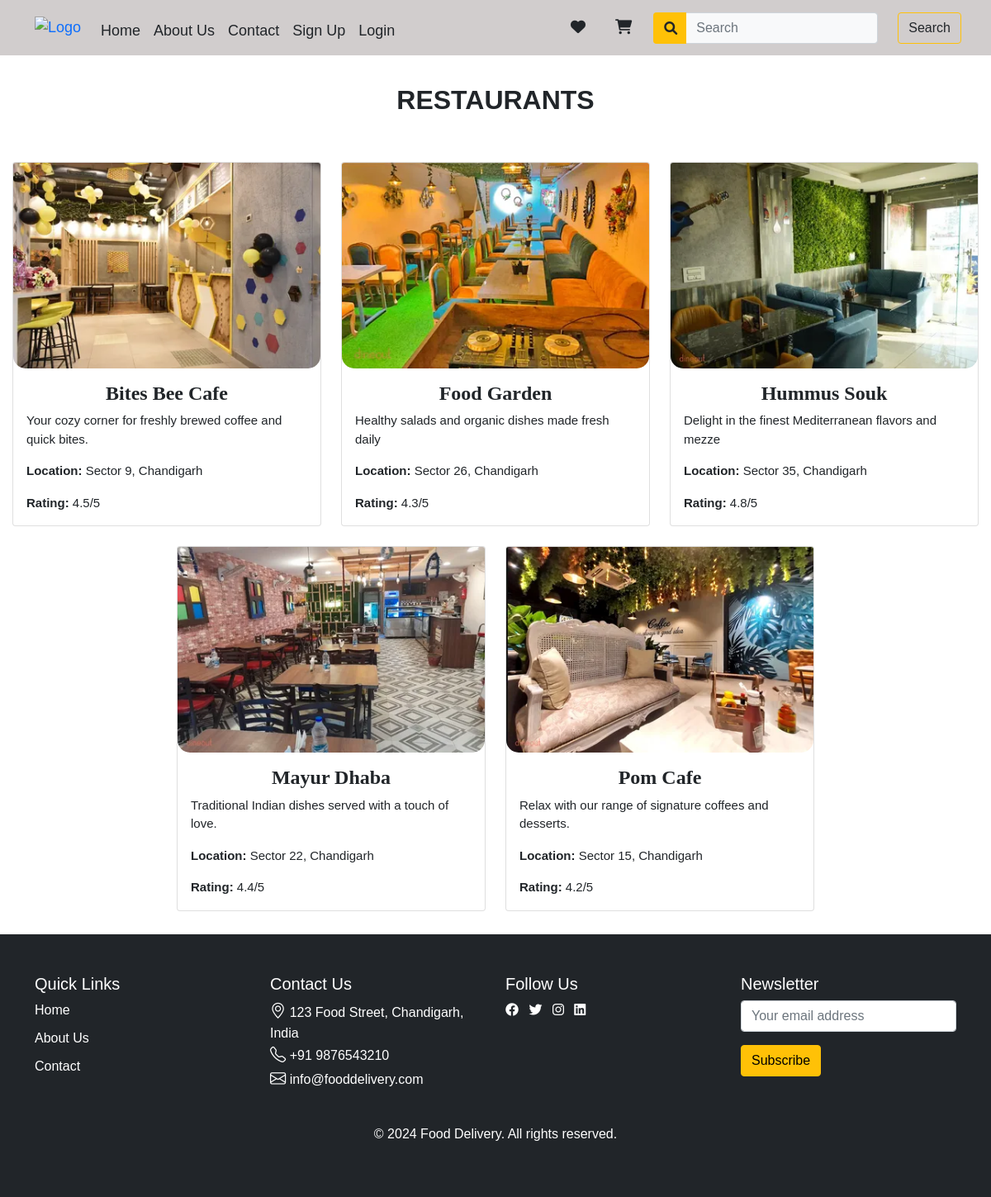
The page /restaurants/ on the database its author committed.
### base/models.py (models this page shows, shortened)
class Restaurant(models.Model):
    name = models.CharField(max_length=100)
    description = models.TextField()
    image = models.ImageField(upload_to='restaurant_images')
    location = models.CharField(max_length=100)
    rating = models.FloatField()

### base/views.py (the view)
# urls.py: path('restaurants/',restaurants,name='restaurants'),
def restaurants(request):
    restaurants = Restaurant.objects.all()
    return render(request,"Restaurants.html",{'restaurants':restaurants})

### base/templates/Restaurants.html (shortened to what this page needs)
{% extends "base.html" %}
{% load static %}
{% block content %}
    <div id="fast-food-items1" class="py-1">
        <div class="res-container">
            <h2 class="text-center mb-2 py-5"><b>RESTAURANTS</b></h2>
            <div class="row">
                {% for restaurant in restaurants %}
                <div class="col-sm-12 col-md-6 col-lg-4 mb-4">
                    <div class="card">
                        <a href="{% url "menu" %}"><img src="{{restaurant.image.url }}" class="card-img-top" alt="{{restaurant.name}}">
                        </a>
                        <div class="card-body">
                            <h5 class="card-title text-center">{{restaurant.name}}</h5>
                            <p class="card-text">{{ restaurant.description }}</p>
                            <p class="card-text"><strong>Location:</strong> {{ restaurant.location }}</p>
                            <p class="card-text"><strong>Rating:</strong> {{ restaurant.rating }}/5</p>
                        </div>
                    </div>
                </div>
                {% endfor %}
            </div>
        </div>
    </div>
{% endblock content %}

### base/templates/base.html (shortened to what this page needs)
{% load static %}
<!DOCTYPE html>
<html lang="en">
<head>
    <link rel="stylesheet" href="{% static 'Assets/css/style.css' %}"/>
    <link href="https://cdn.jsdelivr.net/npm/bootstrap@5.0.2/dist/css/bootstrap.min.css" rel="stylesheet">
    <link rel="stylesheet" href="https://cdn.jsdelivr.net/npm/bootstrap-icons/font/bootstrap-icons.css">
    <link rel="stylesheet" href="https://cdnjs.cloudflare.com/ajax/libs/font-awesome/6.0.0-beta3/css/all.min.css">
</head>
<body>
<header>
    <nav class="navbar navbar-expand-lg  fixed-top">
        <div class="container-fluid">
            <a class="navbar-brand" href="#">
                <img src="{% static 'Assets/media/logo.png' %}" alt="Logo" class="logo" width="120">
            </a>
            <div class="collapse navbar-collapse" id="navbarSupportedContent">
                <ul class="navbar-nav  mb-lg-0 mt-2">
                    <li class="nav-item">
                        <a class="nav-link active text-dark" aria-current="page" href="{% url "home" %}">Home</a>
                    </li>
                    <li class="nav-item">
                        <a class="nav-link text-dark" href="{% url 'home' %}#About">About Us</a>
                       </li>
                       <li class="nav-item">
                        <a class="nav-link text-dark" href="{% url 'home' %}#Contact">Contact</a>
                           </li>
<li class="nav-item dropdown">
    {% if request.session.user_id %}
        <a class="nav-link dropdown-toggle text-dark" href="#" id="userDropdown" role="button" data-bs-toggle="dropdown" aria-expanded="false">
            {{ request.session.username }}
        </a>
        <ul class="dropdown-menu" aria-labelledby="userDropdown">
            <li><a class="dropdown-item" href="{% url 'myaccount' %}">My Account</a></li>
            <li><a class="dropdown-item" href="{% url 'logout' %}">Logout</a></li>
        </ul>
    {% else %}
        <a class="nav-link text-dark" href="{% url 'signup' %}">Sign Up</a>
        <li class="nav-item">
            <a class="nav-link text-dark" href="{% url 'login' %}">Login</a>
        </li>
    {% endif %}
</li>
</ul>
                <div class="icons d-flex align-items-center ms-auto mt-3 mt-lg-0">
                    <a href="{% url "like" %}" class="favLink nav-link text-dark position-relative me-3">
                        <i class="fa-solid fa-heart"></i>
                    </a>
                    <a href="{% url "cart" %}" class="cartLink nav-link text-dark position-relative me-3">
                        <i class="fa-solid fa-cart-shopping"></i>
                    </a>
                </div>
<form class="d-flex mt-3 mt-lg-0" method="get" action="{% url 'search' %}">
    <div class="input-group">
        <span class="input-group-text bg-warning text-black border-end-0">
            <i class="fas fa-search"></i>
        </span>
        <input class="form-control bg-light text-black border-start-0 custom-border" type="search" name="q" placeholder="Search" aria-label="Search" required>
    </div>
    <button class="btn btn-outline-warning text-dark mx-4" type="submit">Search</button>
</form>
            </div>
        </div>
    </nav>
</header>
{% block content %}
{% endblock content %}
<footer class="bg-dark text-white py-5">
    <div class="container">
        <div class="row">
            <div class="col-md-3">
                <h5>Quick Links</h5>
                <ul class="list-unstyled">
                    <li><a href="Index.html" class="footer-link">Home</a></li>
                    <li><a href="{% url 'home' %}#About" class="footer-link">About Us</a></li>
                    <li><a href="{% url 'home' %}#Contact" class="footer-link">Contact</a></li>
                </ul>
            </div>
            <div class="col-md-3">
                <h5>Contact Us</h5>
                <ul class="list-unstyled">
                    <li><i class="bi bi-geo-alt"></i> 123 Food Street, Chandigarh, India</li>
                    <li><i class="bi bi-telephone"></i> +91 9876543210</li>
                    <li><i class="bi bi-envelope"></i> info@fooddelivery.com</li>
                </ul>
            </div>
            <div class="col-md-3">
                <h5>Follow Us</h5>
                <ul class="list-inline">
                    <li class="list-inline-item">
                        <a href="#" class="text-white"><i class="fab fa-facebook"></i></a>
                    </li>
                    <li class="list-inline-item">
                        <a href="#" class="text-white"><i class="fab fa-twitter"></i></a>
                    </li>
                    <li class="list-inline-item">
                        <a href="#" class="text-white"><i class="fab fa-instagram"></i></a>
                    </li>
                    <li class="list-inline-item">
                        <a href="#" class="text-white"><i class="fab fa-linkedin"></i></a>
                    </li>
                </ul>
            </div>
            <div class="col-md-3">
                <h5>Newsletter</h5>
                <form>
                    <div class="mb-3">
                        <input type="email" class="form-control" placeholder="Your email address">
                    </div>
                    <button type="submit" class="btn btn-warning">Subscribe</button>
                </form>
            </div>
        </div>
        <div class="text-center mt-4">
            <p>&copy; 2024 Food Delivery. All rights reserved.</p>
        </div>
    </div>
</footer>
</body>
</html>

### css/style.css (style rules this page uses)
* { margin: 0; padding: 0; box-sizing: border-box; font-family: "Poppins", sans-serif; text-decoration: none; transition: all 0.2s linear; }
html,body { height: 100%; margin: 0; display: flex; overflow-x: hidden; flex-direction: column; }
footer { background-color: #343a40; color: white; padding: 30px 0; width: 100%; bottom: 0; margin-top: auto; }
.footer-link { color: #ffffff; text-decoration: none; transition: color 0.3s; }
.footer-link { margin-bottom: 10px; display: block; }
.logo { height: 50px; padding-left: 30px; }
.icons a { margin-right: 15px; padding: 10px; }
header .navbar { background-color: rgb(209, 205, 205); }
header .navbar a { font-size: 18px; }
form .input-group .input-group-text { background-color: #000000; border-color: transparent; }
.custom-border { color: rgb(0, 0, 0); }
.card-img-top { border-radius: 15px; }
.container { padding-left: 15px; padding-right: 15px; }
.res-container { width: 100%; max-width: 1200px; margin: 0 auto; padding: 0 15px; margin-top: 50px; }
.res-container .row { justify-content: center; }
.res-container .card { width: 100%; max-width: 100%; margin: 60 auto; }
.res-container .card .card-title { font-weight: bold; font-size: 24px; font-family: Cambria, Cochin, Georgia, Times, 'Times New Roman', serif; }
.res-container .card .card-text { font-size: 15px; font-family: 'Gill Sans', 'Gill Sans MT', Calibri, 'Trebuchet MS', sans-serif; }
.bi { font-size: 1.2rem; }

### rows shown on the page
Restaurant: image (picture), name "Bites Bee Cafe", description "Your cozy corner for freshly brewed coffee and quick bites.", location "Sector 9, Chandigarh", rating "4.5"
Restaurant: image (picture), name "Food Garden", description "Healthy salads and organic dishes made fresh daily", location "Sector 26, Chandigarh", rating "4.3"
Restaurant: image (picture), name "Hummus Souk", description "Delight in the finest Mediterranean flavors and mezze", location "Sector 35, Chandigarh", rating "4.8"
Restaurant: image (picture), name "Mayur Dhaba", description "Traditional Indian dishes served with a touch of love.", location "Sector 22, Chandigarh", rating "4.4"
Restaurant: image (picture), name "Pom Cafe", description "Relax with our range of signature coffees and desserts.", location "Sector 15, Chandigarh", rating "4.2"
